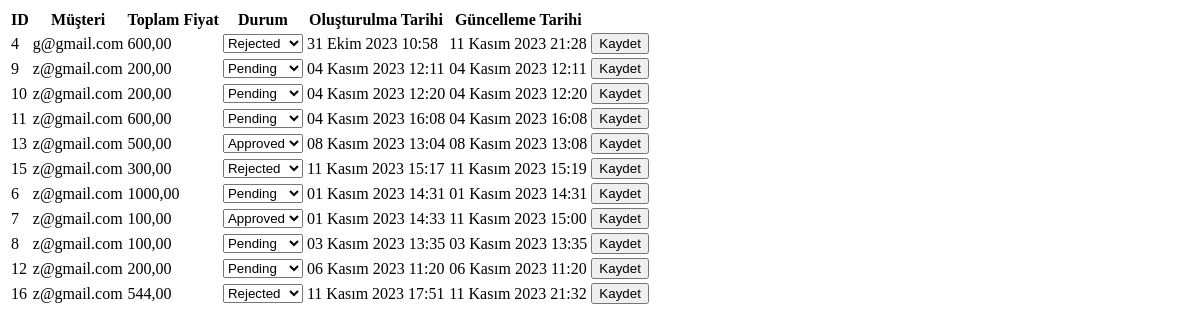
Before: /orders/ (signed in) with the older database file.
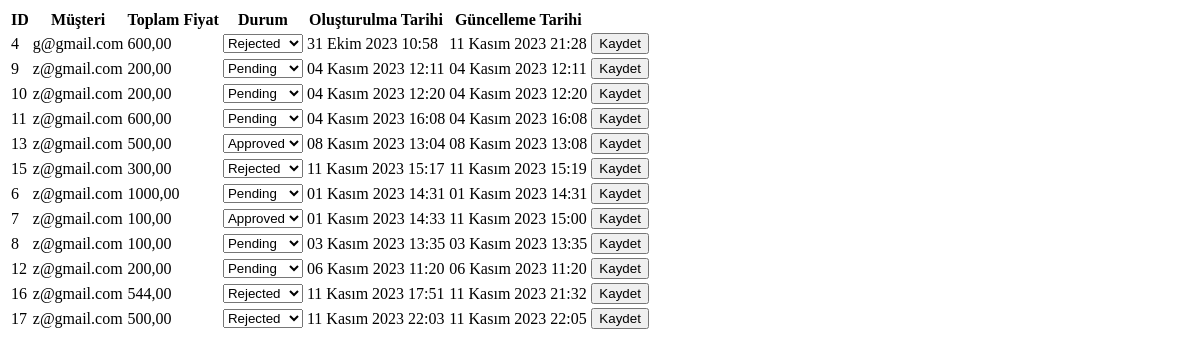
After: the same page with the newer database file.
### fooddelivery/models.py (models this page shows, shortened)
class Order(models.Model):
    STATUS = (
        ('pending', 'Pending'),
        ('approved', 'Approved'),
        ('rejected', 'Rejected'),
        ('delivered', 'Delivered'),
    )
    customer = models.ForeignKey(Customer, on_delete=models.CASCADE, related_name="orders")  # Hangi kullanıcının siparişi olduğu
    menu = models.ManyToManyField(Menu, through='OrderItem')  # Hangi ürünlerin siparişte olduğu
    total_price = models.DecimalField(max_digits=10, decimal_places=2, default=0.00)
    status = models.CharField(max_length=10, choices=STATUS, default='pending')
    shipping_address = models.ForeignKey(Adress, on_delete=models.CASCADE, related_name='orders_adresses')
    created_at = models.DateTimeField(auto_now_add=True)
    updated_at = models.DateTimeField(auto_now=True)
    class Meta:
        db_table = 'order'
        verbose_name = 'Order'
        verbose_name_plural = 'Orders'

class Customer(AbstractBaseUser, PermissionsMixin):
    name = models.CharField(max_length=100, null=False, blank=False)
    email = models.EmailField(null=False, blank=False, unique=True)
    phone = models.CharField(max_length=10, null=True, blank=False, validators=[phone_number_validator])
    address = models.ManyToManyField('Adress', related_name='customers', blank=True)
    date_joined = models.DateTimeField(default=timezone.now)
    is_staff = models.BooleanField(default=False)
    is_active = models.BooleanField(default=True)
    objects = CustomerManager()
    USERNAME_FIELD = 'email'
    REQUIRED_FIELDS = ['name']
    class Meta:
        ordering = ['email']
        db_table = 'customer'
        verbose_name = 'Customer'
        verbose_name_plural = 'Customers'
        app_label = 'fooddelivery'

### restaurants/views.py (the view)
# urls.py: path('orders/', views.order_list, name='order-list'),
@login_required
def order_list(request):
    orders = Order.objects.filter(orderitems__menu__restaurant__manager=request.user).distinct()
    return render(request, 'order_list.html', {'orders': orders})

### restaurants/templates/order_list.html (shortened to what this page needs)
{% load static %}
<!DOCTYPE html>
<html lang="tr">
<head>
</head>
<body>
    <table>
        <thead>
            <tr>
                <th>ID</th>
                <th>Müşteri</th>
                <th>Toplam Fiyat</th>
                <th>Durum</th>
                <th>Oluşturulma Tarihi</th>
                <th>Güncelleme Tarihi</th>
            </tr>
        </thead>
        <tbody>
            {% for order in orders %}
                <tr>
                    <td>{{ order.id }}</td>
                    <td>{{ order.customer.email }}</td>
                    <td>{{ order.total_price }}</td>
                    <td>
                        <select class="status-selector" data-order-id="{{ order.id }}">
                            {% for status_value, status_name in order.STATUS %}
                                <option value="{{ status_value }}" {% if order.status == status_value %}selected{% endif %}>
                                    {{ status_name }}
                                </option>
                            {% endfor %}
                        </select>
                    </td>
                    <td>{{ order.created_at }}</td>
                    <td>{{ order.updated_at }}</td>
                    <td>
                        <button type="button" class="save-status" data-order-id="{{ order.id }}">Kaydet</button>
                    </td>
                </tr>
            {% endfor %}
        </tbody>
    </table>
</body>
</html>

Changed rows visible on the page:
added Order: id "17", customer.email "z@gmail.com", total_price "500,00", status+id "Rejected", created_at "11 Kasım 2023 22:03", updated_at "11 Kasım 2023 22:05"
